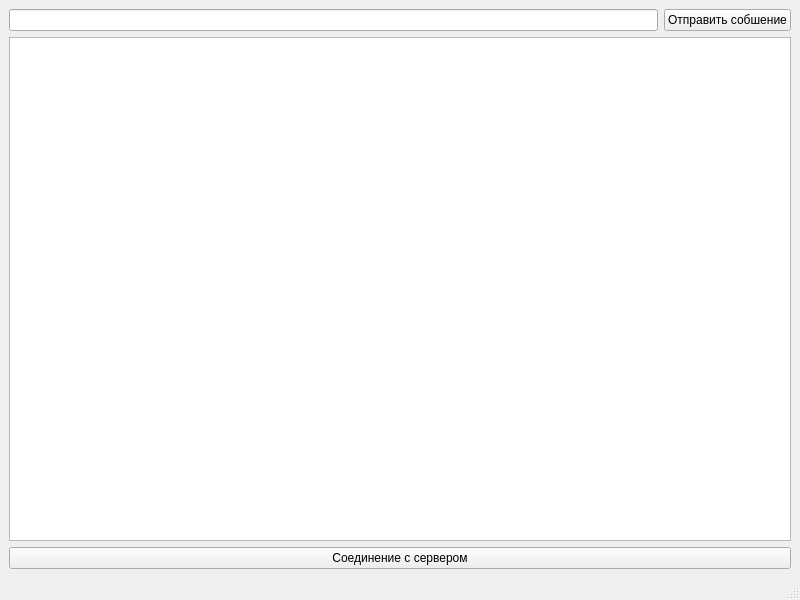
<?xml version="1.0" encoding="UTF-8"?>
<ui version="4.0">
 <class>MainWindow</class>
 <widget class="QMainWindow" name="MainWindow">
  <property name="geometry">
   <rect>
    <x>0</x>
    <y>0</y>
    <width>800</width>
    <height>600</height>
   </rect>
  </property>
  <property name="windowTitle">
   <string>Connection To Server</string>
  </property>
  <widget class="QWidget" name="centralwidget">
   <layout class="QVBoxLayout" name="verticalLayout_2">
    <item>
     <layout class="QVBoxLayout" name="verticalLayout">
      <item>
       <layout class="QHBoxLayout" name="horizontalLayout">
        <item>
         <widget class="QLineEdit" name="le_setSend"/>
        </item>
        <item>
         <widget class="QPushButton" name="pb_sendMessage">
          <property name="text">
           <string>Отправить собшение</string>
          </property>
         </widget>
        </item>
       </layout>
      </item>
      <item>
       <widget class="QTextBrowser" name="tb_showSendMsg"/>
      </item>
      <item>
       <widget class="QPushButton" name="pb_connectToSrver">
        <property name="text">
         <string>Соединение с сервером</string>
        </property>
       </widget>
      </item>
     </layout>
    </item>
   </layout>
  </widget>
  <widget class="QMenuBar" name="menubar">
   <property name="geometry">
    <rect>
     <x>0</x>
     <y>0</y>
     <width>800</width>
     <height>21</height>
    </rect>
   </property>
  </widget>
  <widget class="QStatusBar" name="statusbar"/>
 </widget>
 <resources/>
 <connections/>
</ui>
